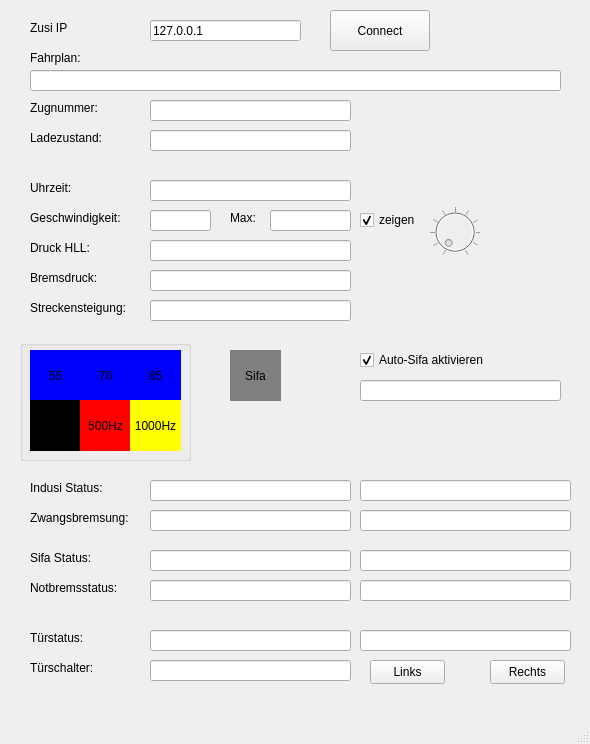
<?xml version="1.0" encoding="UTF-8"?>
<ui version="4.0">
 <class>MainWindow</class>
 <widget class="QMainWindow" name="MainWindow">
  <property name="geometry">
   <rect>
    <x>0</x>
    <y>0</y>
    <width>590</width>
    <height>744</height>
   </rect>
  </property>
  <property name="windowTitle">
   <string>ZusiData</string>
  </property>
  <widget class="QWidget" name="centralwidget">
   <widget class="QLabel" name="label">
    <property name="geometry">
     <rect>
      <x>30</x>
      <y>210</y>
      <width>121</width>
      <height>16</height>
     </rect>
    </property>
    <property name="text">
     <string>Geschwindigkeit:</string>
    </property>
   </widget>
   <widget class="QLineEdit" name="geschwindigkeit">
    <property name="geometry">
     <rect>
      <x>150</x>
      <y>210</y>
      <width>61</width>
      <height>21</height>
     </rect>
    </property>
    <property name="readOnly">
     <bool>true</bool>
    </property>
   </widget>
   <widget class="QLabel" name="label_2">
    <property name="geometry">
     <rect>
      <x>30</x>
      <y>240</y>
      <width>101</width>
      <height>16</height>
     </rect>
    </property>
    <property name="text">
     <string>Druck HLL:</string>
    </property>
   </widget>
   <widget class="QLineEdit" name="druckhll">
    <property name="geometry">
     <rect>
      <x>150</x>
      <y>240</y>
      <width>201</width>
      <height>21</height>
     </rect>
    </property>
    <property name="readOnly">
     <bool>true</bool>
    </property>
   </widget>
   <widget class="QGroupBox" name="groupBox">
    <property name="geometry">
     <rect>
      <x>20</x>
      <y>340</y>
      <width>171</width>
      <height>121</height>
     </rect>
    </property>
    <property name="title">
     <string/>
    </property>
    <widget class="QLabel" name="lm_u">
     <property name="geometry">
      <rect>
       <x>10</x>
       <y>10</y>
       <width>51</width>
       <height>51</height>
      </rect>
     </property>
     <property name="autoFillBackground">
      <bool>false</bool>
     </property>
     <property name="styleSheet">
      <string notr="true">background-color: blue;</string>
     </property>
     <property name="text">
      <string>55</string>
     </property>
     <property name="alignment">
      <set>Qt::AlignCenter</set>
     </property>
    </widget>
    <widget class="QLabel" name="lm_m">
     <property name="geometry">
      <rect>
       <x>60</x>
       <y>10</y>
       <width>51</width>
       <height>51</height>
      </rect>
     </property>
     <property name="autoFillBackground">
      <bool>false</bool>
     </property>
     <property name="styleSheet">
      <string notr="true">background-color: blue;</string>
     </property>
     <property name="text">
      <string>70</string>
     </property>
     <property name="alignment">
      <set>Qt::AlignCenter</set>
     </property>
    </widget>
    <widget class="QLabel" name="lm_o">
     <property name="geometry">
      <rect>
       <x>110</x>
       <y>10</y>
       <width>51</width>
       <height>51</height>
      </rect>
     </property>
     <property name="autoFillBackground">
      <bool>false</bool>
     </property>
     <property name="styleSheet">
      <string notr="true">background-color: blue;</string>
     </property>
     <property name="text">
      <string>85</string>
     </property>
     <property name="alignment">
      <set>Qt::AlignCenter</set>
     </property>
    </widget>
    <widget class="QLabel" name="lm_40">
     <property name="geometry">
      <rect>
       <x>10</x>
       <y>60</y>
       <width>51</width>
       <height>51</height>
      </rect>
     </property>
     <property name="autoFillBackground">
      <bool>false</bool>
     </property>
     <property name="styleSheet">
      <string notr="true">background-color: black</string>
     </property>
     <property name="text">
      <string>Befehl
40</string>
     </property>
     <property name="alignment">
      <set>Qt::AlignCenter</set>
     </property>
    </widget>
    <widget class="QLabel" name="lm_500">
     <property name="geometry">
      <rect>
       <x>60</x>
       <y>60</y>
       <width>51</width>
       <height>51</height>
      </rect>
     </property>
     <property name="autoFillBackground">
      <bool>false</bool>
     </property>
     <property name="styleSheet">
      <string notr="true">background-color: red;</string>
     </property>
     <property name="text">
      <string>500Hz</string>
     </property>
     <property name="alignment">
      <set>Qt::AlignCenter</set>
     </property>
    </widget>
    <widget class="QLabel" name="lm_1000">
     <property name="geometry">
      <rect>
       <x>110</x>
       <y>60</y>
       <width>51</width>
       <height>51</height>
      </rect>
     </property>
     <property name="autoFillBackground">
      <bool>false</bool>
     </property>
     <property name="styleSheet">
      <string notr="true">background-color: yellow;</string>
     </property>
     <property name="text">
      <string>1000Hz</string>
     </property>
     <property name="alignment">
      <set>Qt::AlignCenter</set>
     </property>
    </widget>
   </widget>
   <widget class="QLabel" name="lm_sifa">
    <property name="geometry">
     <rect>
      <x>230</x>
      <y>350</y>
      <width>51</width>
      <height>51</height>
     </rect>
    </property>
    <property name="autoFillBackground">
     <bool>false</bool>
    </property>
    <property name="styleSheet">
     <string notr="true">background-color: gray;</string>
    </property>
    <property name="text">
     <string>Sifa</string>
    </property>
    <property name="alignment">
     <set>Qt::AlignCenter</set>
    </property>
   </widget>
   <widget class="QLabel" name="label_10">
    <property name="geometry">
     <rect>
      <x>30</x>
      <y>480</y>
      <width>91</width>
      <height>16</height>
     </rect>
    </property>
    <property name="text">
     <string>Indusi Status:</string>
    </property>
   </widget>
   <widget class="QLineEdit" name="indusistatus">
    <property name="geometry">
     <rect>
      <x>150</x>
      <y>480</y>
      <width>201</width>
      <height>21</height>
     </rect>
    </property>
    <property name="alignment">
     <set>Qt::AlignCenter</set>
    </property>
    <property name="readOnly">
     <bool>true</bool>
    </property>
   </widget>
   <widget class="QLabel" name="label_11">
    <property name="geometry">
     <rect>
      <x>30</x>
      <y>550</y>
      <width>111</width>
      <height>16</height>
     </rect>
    </property>
    <property name="text">
     <string>Sifa Status:</string>
    </property>
   </widget>
   <widget class="QLineEdit" name="sifastatus">
    <property name="geometry">
     <rect>
      <x>150</x>
      <y>550</y>
      <width>201</width>
      <height>21</height>
     </rect>
    </property>
    <property name="alignment">
     <set>Qt::AlignCenter</set>
    </property>
    <property name="readOnly">
     <bool>true</bool>
    </property>
   </widget>
   <widget class="QLabel" name="label_12">
    <property name="geometry">
     <rect>
      <x>30</x>
      <y>180</y>
      <width>121</width>
      <height>16</height>
     </rect>
    </property>
    <property name="text">
     <string>Uhrzeit:</string>
    </property>
   </widget>
   <widget class="QLineEdit" name="uhrzeit">
    <property name="geometry">
     <rect>
      <x>150</x>
      <y>180</y>
      <width>201</width>
      <height>21</height>
     </rect>
    </property>
    <property name="readOnly">
     <bool>true</bool>
    </property>
   </widget>
   <widget class="QLabel" name="label_13">
    <property name="geometry">
     <rect>
      <x>30</x>
      <y>580</y>
      <width>111</width>
      <height>16</height>
     </rect>
    </property>
    <property name="text">
     <string>Notbremsstatus:</string>
    </property>
   </widget>
   <widget class="QLineEdit" name="nbuestatus">
    <property name="geometry">
     <rect>
      <x>150</x>
      <y>580</y>
      <width>201</width>
      <height>21</height>
     </rect>
    </property>
    <property name="alignment">
     <set>Qt::AlignCenter</set>
    </property>
    <property name="readOnly">
     <bool>true</bool>
    </property>
   </widget>
   <widget class="QLineEdit" name="sifabauart">
    <property name="geometry">
     <rect>
      <x>360</x>
      <y>550</y>
      <width>211</width>
      <height>21</height>
     </rect>
    </property>
    <property name="alignment">
     <set>Qt::AlignCenter</set>
    </property>
    <property name="readOnly">
     <bool>true</bool>
    </property>
   </widget>
   <widget class="QLineEdit" name="indusibauart">
    <property name="geometry">
     <rect>
      <x>360</x>
      <y>480</y>
      <width>211</width>
      <height>21</height>
     </rect>
    </property>
    <property name="alignment">
     <set>Qt::AlignCenter</set>
    </property>
    <property name="readOnly">
     <bool>true</bool>
    </property>
   </widget>
   <widget class="QLineEdit" name="nbuebauart">
    <property name="geometry">
     <rect>
      <x>360</x>
      <y>580</y>
      <width>211</width>
      <height>21</height>
     </rect>
    </property>
    <property name="alignment">
     <set>Qt::AlignCenter</set>
    </property>
    <property name="readOnly">
     <bool>true</bool>
    </property>
   </widget>
   <widget class="QLineEdit" name="indusizwangsbremsung">
    <property name="geometry">
     <rect>
      <x>150</x>
      <y>510</y>
      <width>201</width>
      <height>21</height>
     </rect>
    </property>
    <property name="alignment">
     <set>Qt::AlignCenter</set>
    </property>
    <property name="readOnly">
     <bool>true</bool>
    </property>
   </widget>
   <widget class="QLabel" name="label_14">
    <property name="geometry">
     <rect>
      <x>30</x>
      <y>510</y>
      <width>111</width>
      <height>16</height>
     </rect>
    </property>
    <property name="text">
     <string>Zwangsbremsung:</string>
    </property>
   </widget>
   <widget class="QLineEdit" name="indusizusatzinfo">
    <property name="geometry">
     <rect>
      <x>360</x>
      <y>510</y>
      <width>211</width>
      <height>21</height>
     </rect>
    </property>
    <property name="alignment">
     <set>Qt::AlignCenter</set>
    </property>
    <property name="readOnly">
     <bool>true</bool>
    </property>
   </widget>
   <widget class="QLineEdit" name="sollgeschwindigkeit">
    <property name="geometry">
     <rect>
      <x>270</x>
      <y>210</y>
      <width>81</width>
      <height>21</height>
     </rect>
    </property>
    <property name="readOnly">
     <bool>true</bool>
    </property>
   </widget>
   <widget class="QLabel" name="label_15">
    <property name="geometry">
     <rect>
      <x>30</x>
      <y>630</y>
      <width>111</width>
      <height>16</height>
     </rect>
    </property>
    <property name="text">
     <string>Türstatus:</string>
    </property>
   </widget>
   <widget class="QLineEdit" name="tuerenlinks">
    <property name="geometry">
     <rect>
      <x>150</x>
      <y>630</y>
      <width>201</width>
      <height>21</height>
     </rect>
    </property>
    <property name="alignment">
     <set>Qt::AlignCenter</set>
    </property>
    <property name="readOnly">
     <bool>true</bool>
    </property>
   </widget>
   <widget class="QLineEdit" name="tuerenrechts">
    <property name="geometry">
     <rect>
      <x>360</x>
      <y>630</y>
      <width>211</width>
      <height>21</height>
     </rect>
    </property>
    <property name="alignment">
     <set>Qt::AlignCenter</set>
    </property>
    <property name="readOnly">
     <bool>true</bool>
    </property>
   </widget>
   <widget class="QLabel" name="label_16">
    <property name="geometry">
     <rect>
      <x>30</x>
      <y>20</y>
      <width>121</width>
      <height>16</height>
     </rect>
    </property>
    <property name="text">
     <string>Zusi IP</string>
    </property>
   </widget>
   <widget class="QLineEdit" name="zusi_ip">
    <property name="geometry">
     <rect>
      <x>150</x>
      <y>20</y>
      <width>151</width>
      <height>21</height>
     </rect>
    </property>
    <property name="text">
     <string>127.0.0.1</string>
    </property>
   </widget>
   <widget class="QPushButton" name="connectButton">
    <property name="geometry">
     <rect>
      <x>330</x>
      <y>10</y>
      <width>100</width>
      <height>41</height>
     </rect>
    </property>
    <property name="text">
     <string>Connect</string>
    </property>
   </widget>
   <widget class="QLineEdit" name="zugnummer">
    <property name="geometry">
     <rect>
      <x>150</x>
      <y>100</y>
      <width>201</width>
      <height>21</height>
     </rect>
    </property>
    <property name="readOnly">
     <bool>true</bool>
    </property>
   </widget>
   <widget class="QLabel" name="label_17">
    <property name="geometry">
     <rect>
      <x>30</x>
      <y>100</y>
      <width>121</width>
      <height>16</height>
     </rect>
    </property>
    <property name="text">
     <string>Zugnummer:</string>
    </property>
   </widget>
   <widget class="QLineEdit" name="fahrplan">
    <property name="geometry">
     <rect>
      <x>30</x>
      <y>70</y>
      <width>531</width>
      <height>21</height>
     </rect>
    </property>
    <property name="readOnly">
     <bool>true</bool>
    </property>
   </widget>
   <widget class="QLabel" name="label_18">
    <property name="geometry">
     <rect>
      <x>30</x>
      <y>50</y>
      <width>121</width>
      <height>16</height>
     </rect>
    </property>
    <property name="text">
     <string>Fahrplan:</string>
    </property>
   </widget>
   <widget class="QLineEdit" name="ladezustand">
    <property name="geometry">
     <rect>
      <x>150</x>
      <y>130</y>
      <width>201</width>
      <height>21</height>
     </rect>
    </property>
    <property name="readOnly">
     <bool>true</bool>
    </property>
   </widget>
   <widget class="QLabel" name="label_19">
    <property name="geometry">
     <rect>
      <x>30</x>
      <y>130</y>
      <width>121</width>
      <height>16</height>
     </rect>
    </property>
    <property name="text">
     <string>Ladezustand:</string>
    </property>
   </widget>
   <widget class="QLineEdit" name="bremsdruck">
    <property name="geometry">
     <rect>
      <x>150</x>
      <y>270</y>
      <width>201</width>
      <height>21</height>
     </rect>
    </property>
    <property name="readOnly">
     <bool>true</bool>
    </property>
   </widget>
   <widget class="QLabel" name="label_3">
    <property name="geometry">
     <rect>
      <x>30</x>
      <y>270</y>
      <width>101</width>
      <height>16</height>
     </rect>
    </property>
    <property name="text">
     <string>Bremsdruck:</string>
    </property>
   </widget>
   <widget class="QLabel" name="label_4">
    <property name="geometry">
     <rect>
      <x>230</x>
      <y>210</y>
      <width>51</width>
      <height>16</height>
     </rect>
    </property>
    <property name="text">
     <string>Max:</string>
    </property>
   </widget>
   <widget class="QCheckBox" name="sollgeschwindigkeit_check">
    <property name="geometry">
     <rect>
      <x>360</x>
      <y>210</y>
      <width>85</width>
      <height>20</height>
     </rect>
    </property>
    <property name="text">
     <string>zeigen</string>
    </property>
    <property name="checked">
     <bool>true</bool>
    </property>
   </widget>
   <widget class="QCheckBox" name="autosifa_check">
    <property name="geometry">
     <rect>
      <x>360</x>
      <y>350</y>
      <width>151</width>
      <height>20</height>
     </rect>
    </property>
    <property name="text">
     <string>Auto-Sifa aktivieren</string>
    </property>
    <property name="checked">
     <bool>true</bool>
    </property>
   </widget>
   <widget class="QLineEdit" name="autosifastatus">
    <property name="geometry">
     <rect>
      <x>360</x>
      <y>380</y>
      <width>201</width>
      <height>21</height>
     </rect>
    </property>
    <property name="alignment">
     <set>Qt::AlignCenter</set>
    </property>
    <property name="readOnly">
     <bool>true</bool>
    </property>
   </widget>
   <widget class="QLabel" name="label_20">
    <property name="geometry">
     <rect>
      <x>30</x>
      <y>660</y>
      <width>111</width>
      <height>16</height>
     </rect>
    </property>
    <property name="text">
     <string>Türschalter:</string>
    </property>
   </widget>
   <widget class="QLineEdit" name="tuerwahlschalter">
    <property name="geometry">
     <rect>
      <x>150</x>
      <y>660</y>
      <width>201</width>
      <height>21</height>
     </rect>
    </property>
    <property name="alignment">
     <set>Qt::AlignCenter</set>
    </property>
    <property name="readOnly">
     <bool>true</bool>
    </property>
   </widget>
   <widget class="QDial" name="bremsdruckanzeige">
    <property name="enabled">
     <bool>false</bool>
    </property>
    <property name="geometry">
     <rect>
      <x>430</x>
      <y>200</y>
      <width>50</width>
      <height>64</height>
     </rect>
    </property>
    <property name="maximum">
     <number>100</number>
    </property>
    <property name="invertedAppearance">
     <bool>false</bool>
    </property>
    <property name="notchTarget">
     <double>10.000000000000000</double>
    </property>
    <property name="notchesVisible">
     <bool>true</bool>
    </property>
   </widget>
   <widget class="QPushButton" name="tueren_links">
    <property name="geometry">
     <rect>
      <x>370</x>
      <y>660</y>
      <width>75</width>
      <height>24</height>
     </rect>
    </property>
    <property name="text">
     <string>Links</string>
    </property>
   </widget>
   <widget class="QPushButton" name="tueren_rechts">
    <property name="geometry">
     <rect>
      <x>490</x>
      <y>660</y>
      <width>75</width>
      <height>24</height>
     </rect>
    </property>
    <property name="text">
     <string>Rechts</string>
    </property>
   </widget>
   <widget class="QLineEdit" name="steigung">
    <property name="geometry">
     <rect>
      <x>150</x>
      <y>300</y>
      <width>201</width>
      <height>21</height>
     </rect>
    </property>
    <property name="readOnly">
     <bool>true</bool>
    </property>
   </widget>
   <widget class="QLabel" name="label_5">
    <property name="geometry">
     <rect>
      <x>30</x>
      <y>300</y>
      <width>111</width>
      <height>16</height>
     </rect>
    </property>
    <property name="text">
     <string>Streckensteigung:</string>
    </property>
   </widget>
  </widget>
  <widget class="QMenuBar" name="menubar">
   <property name="geometry">
    <rect>
     <x>0</x>
     <y>0</y>
     <width>590</width>
     <height>22</height>
    </rect>
   </property>
  </widget>
  <widget class="QStatusBar" name="statusbar"/>
 </widget>
 <resources/>
 <connections/>
</ui>
